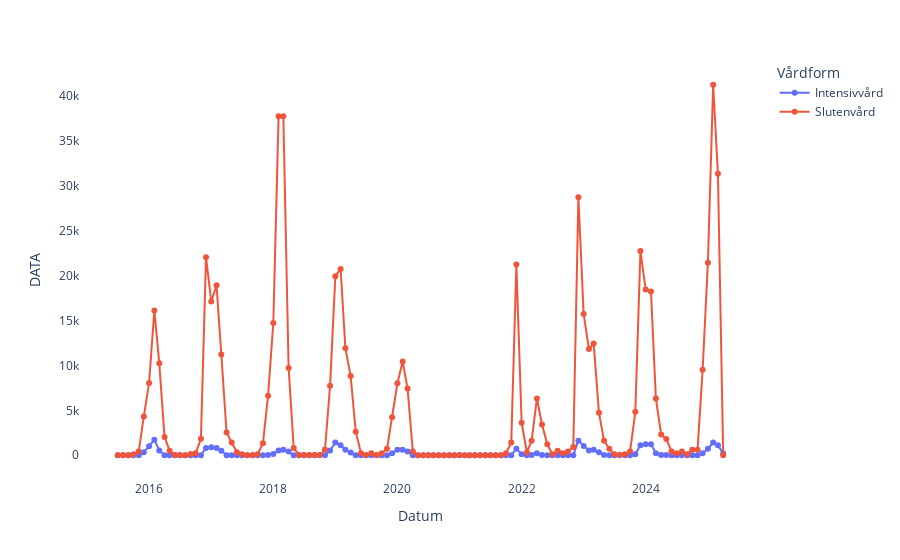

This figure's notebook cell:
### Code cell
fig = px.line(df_summerad, x="Datum", y="DATA",markers=True,color="Vårdform")

fig.update_traces(line=dict(width= 2))
fig.update_layout(plot_bgcolor="white", hovermode="x unified")

fig.show()
